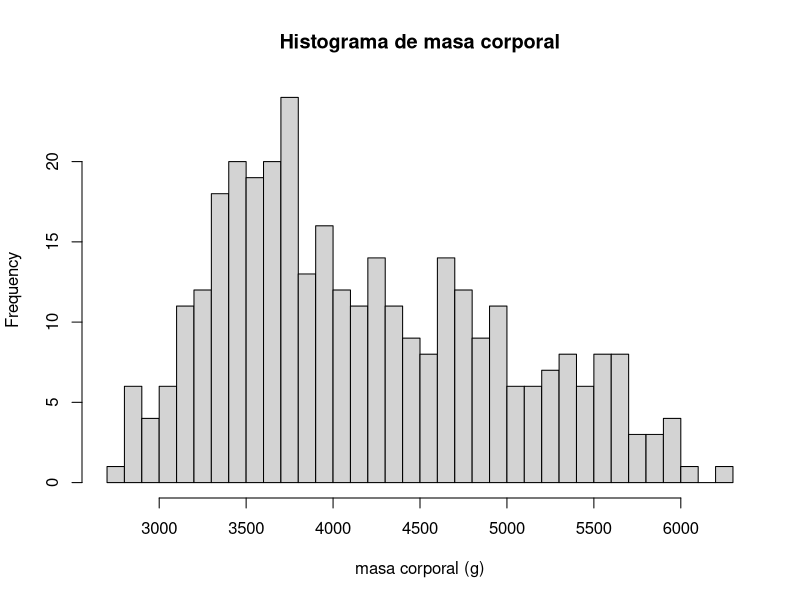
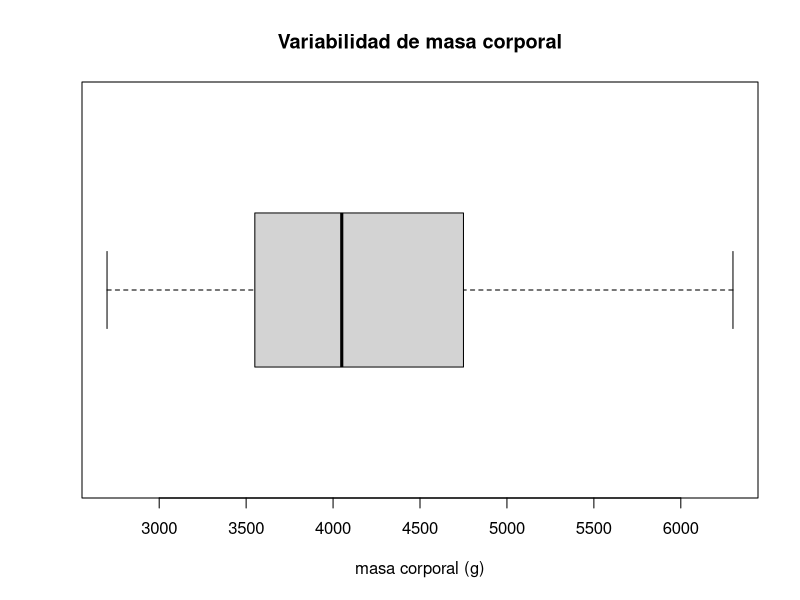
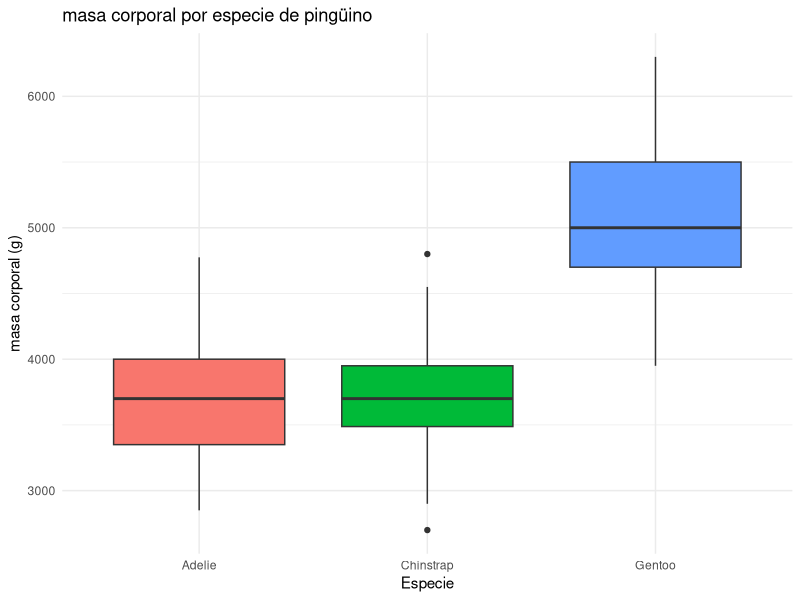
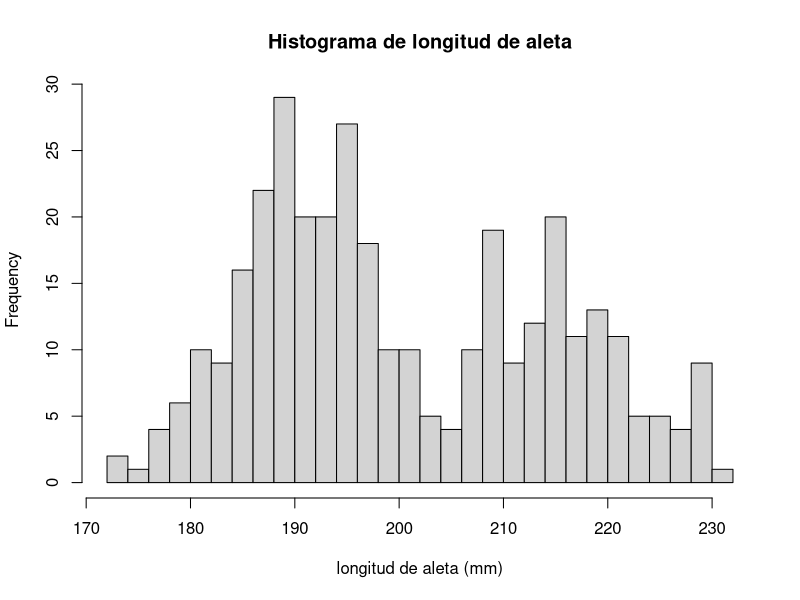
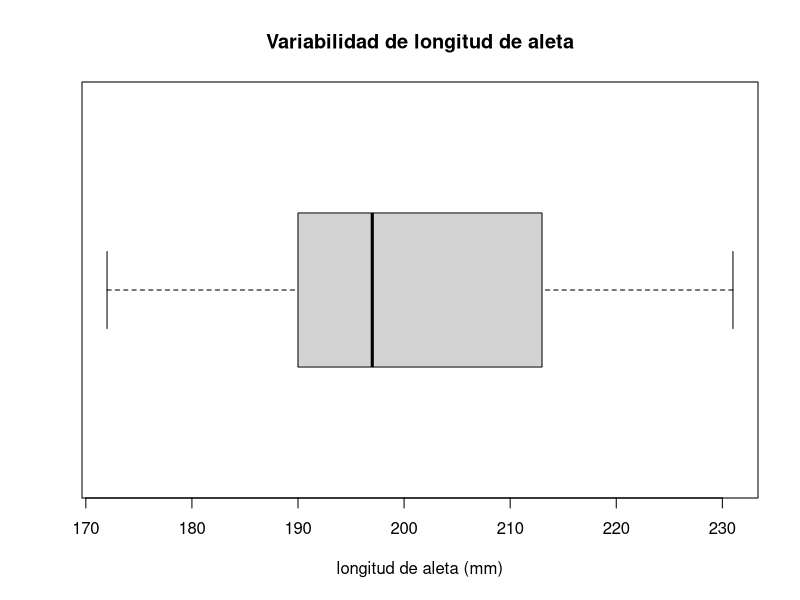
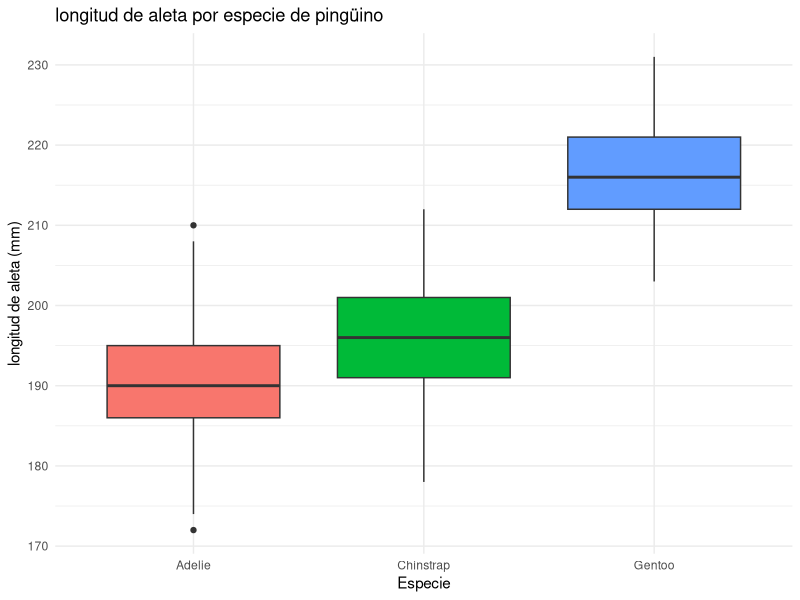
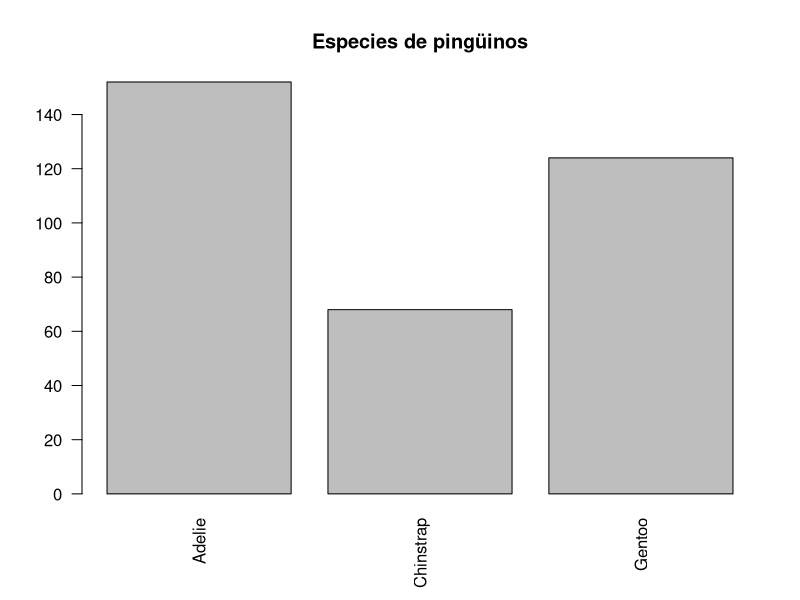
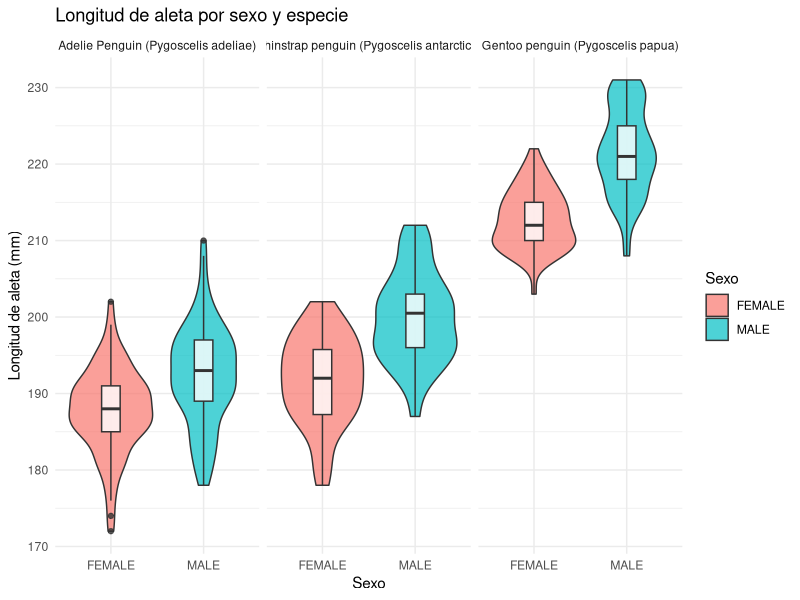

These charts were generated, in order, by the following R code:
# ============================================================
# PROYECTO DE ESTADÍSTICA - PENGUINS LTER
# Script refactorizado - final v1
# ============================================================

# ============================================================
# 0. PAQUETES
# ============================================================

#si no están isntaladas ejecuta esto
librerias <- c("readr", "readxl", "ggplot2", "tidyr", "dplyr", "lmtest", "gridExtra")
for (lib in librerias) {
  if (!require(lib, character.only = TRUE)) {
    install.packages(lib)
    library(lib, character.only = TRUE)
  }
}

# ============================================================
# 1. CARGA Y DEPURACIÓN BÁSICA
# ============================================================

raw_data <- read_excel("6_penguins_lter.xlsx", col_names = FALSE)

penguins <- read.csv(
  text = paste(raw_data[[1]], collapse = "\n"),
  stringsAsFactors = FALSE
) %>%
  mutate(
    Sex = trimws(Sex),
    Sex = na_if(Sex, ""),
    Sex = na_if(Sex, ".")
  )

# Frecuencia de la variable Sex después de la depuración
penguins %>%
  count(Sex, name = "n") %>%
  print()


# ============================================================
# 2. EXPLORACIÓN GENERAL Y CALIDAD DE DATOS
# ============================================================

cat("\n===== ESTRUCTURA DEL DATASET =====\n")
glimpse(penguins)

cat("\n===== DIMENSIONES =====\n")
print(dim(penguins))

cat("\n===== NOMBRES DE VARIABLES =====\n")
print(names(penguins))

cat("\n===== PRIMEROS 10 REGISTROS =====\n")
print(head(penguins, 10))

cat("\n===== VALORES FALTANTES POR VARIABLE =====\n")
print(colSums(is.na(penguins)))

cat("\n===== FILAS DUPLICADAS =====\n")
cat("Número de filas duplicadas:", sum(duplicated(penguins)), "\n")

cat("\n===== RESUMEN ESTADÍSTICO =====\n")
print(summary(penguins))

cat("\nRegistros faltantes en Body Mass (g):",
    sum(is.na(penguins$Body.Mass..g.)), "\n")

cat("Registros faltantes en Flipper Length (mm):",
    sum(is.na(penguins$Flipper.Length..mm.)), "\n")


# ============================================================
# 3. FUNCIONES AUXILIARES
# ============================================================

# ------------------------------------------------------------
# 3.1. Gráficos descriptivos para una variable cuantitativa
# ------------------------------------------------------------

graficar_cuantitativa <- function(datos, variable, etiqueta, unidad) {
  valores <- datos[[variable]]
  
  hist(
    valores,
    breaks = 30,
    main = paste("Histograma de", etiqueta),
    xlab = paste0(etiqueta, " (", unidad, ")")
  )
  
  boxplot(
    valores,
    horizontal = TRUE,
    main = paste("Variabilidad de", etiqueta),
    xlab = paste0(etiqueta, " (", unidad, ")")
  )
  
  grafico_especie <- ggplot(
    datos,
    aes(x = Species, y = .data[[variable]], fill = Species)
  ) +
    geom_boxplot() +
    scale_x_discrete(labels = c("Adelie", "Chinstrap", "Gentoo")) +
    theme_minimal() +
    theme(legend.position = "none") +
    labs(
      title = paste(etiqueta, "por especie de pingüino"),
      x = "Especie",
      y = paste0(etiqueta, " (", unidad, ")")
    )
  
  print(grafico_especie)
}


# ------------------------------------------------------------
# 3.2. Pruebas de supuestos para un modelo lineal
# ------------------------------------------------------------

pruebas_supuestos <- function(modelo, nombre_modelo) {
  residuos <- residuals(modelo)
  
  cat("\n============================================================\n")
  cat("PRUEBAS DE SUPUESTOS:", nombre_modelo, "\n")
  cat("============================================================\n")
  
  # Normalidad
  prueba_shapiro <- shapiro.test(residuos)
  cat("\n1. SHAPIRO-WILK - Normalidad\n")
  print(prueba_shapiro)
  cat(
    "Conclusión:",
    if (prueba_shapiro$p.value >= 0.05) {
      "No se detecta una desviación significativa de la normalidad.\n"
    } else {
      "Se detecta evidencia de desviación de la normalidad.\n"
    }
  )
  
  # Homocedasticidad
  prueba_bp <- bptest(modelo)
  cat("\n2. BREUSCH-PAGAN - Homocedasticidad\n")
  print(prueba_bp)
  cat(
    "Conclusión:",
    if (prueba_bp$p.value >= 0.05) {
      "No se detecta evidencia de heterocedasticidad.\n"
    } else {
      "Se detecta evidencia de heterocedasticidad.\n"
    }
  )
  
  # Independencia
  prueba_dw <- dwtest(modelo)
  cat("\n3. DURBIN-WATSON - Independencia\n")
  print(prueba_dw)
  cat(
    "Conclusión:",
    if (prueba_dw$p.value >= 0.05) {
      "No se detecta evidencia significativa de autocorrelación.\n"
    } else {
      "Se detecta posible autocorrelación.\n"
    }
  )
  
  invisible(
    list(
      shapiro = prueba_shapiro,
      breusch_pagan = prueba_bp,
      durbin_watson = prueba_dw
    )
  )
}


# ------------------------------------------------------------
# 3.3. Gráficos comunes de diagnóstico residual
# ------------------------------------------------------------

graficar_residuos <- function(modelo, nombre_modelo, studentizados = FALSE) {
  residuos <- if (studentizados) rstudent(modelo) else residuals(modelo)
  ajustados <- fitted(modelo)
  tipo_residuo <- if (studentizados) "studentizados" else "ordinarios"
  
  datos_diagnostico <- data.frame(
    ajustados = ajustados,
    residuos = residuos
  )
  
  grafico_residuos <- ggplot(
    datos_diagnostico,
    aes(x = ajustados, y = residuos)
  ) +
    geom_point(alpha = 0.6) +
    geom_hline(yintercept = 0, linetype = "dashed") +
    geom_smooth(se = FALSE, method = "loess") +
    theme_minimal() +
    labs(
      title = paste("Residuos", tipo_residuo, "vs ajustados -", nombre_modelo),
      x = "Valores ajustados",
      y = "Residuos"
    )
  
  grafico_qq <- ggplot(
    datos_diagnostico,
    aes(sample = residuos)
  ) +
    stat_qq(alpha = 0.6) +
    stat_qq_line() +
    theme_minimal() +
    labs(
      title = paste("Q-Q Plot -", nombre_modelo),
      x = "Cuantiles teóricos",
      y = "Cuantiles muestrales"
    )
  
  grid.arrange(grafico_residuos, grafico_qq, ncol = 2)
}


# ============================================================
# 4. ANÁLISIS DESCRIPTIVO
# ============================================================

# Variable respuesta: Body Mass (g)
graficar_cuantitativa(
  datos = penguins,
  variable = "Body.Mass..g.",
  etiqueta = "masa corporal",
  unidad = "g"
)

# Variable explicativa: Flipper Length (mm)
graficar_cuantitativa(
  datos = penguins,
  variable = "Flipper.Length..mm.",
  etiqueta = "longitud de aleta",
  unidad = "mm"
)

# Variable categórica: Species
barplot(
  table(penguins$Species),
  main = "Especies de pingüinos",
  names.arg = c("Adelie", "Chinstrap", "Gentoo"),
  las = 2
)

# Distribución de longitud de aleta por sexo y especie.
# Este subconjunto solo se usa para este gráfico, porque aquí sí interviene Sex.
penguins %>%
  filter(!is.na(Sex), !is.na(Flipper.Length..mm.)) %>%
  ggplot(aes(x = Sex, y = Flipper.Length..mm., fill = Sex)) +
  geom_violin(alpha = 0.7) +
  geom_boxplot(width = 0.2, fill = "white", alpha = 0.8) +
  facet_wrap(~ Species) +
  theme_minimal() +
  labs(
    title = "Longitud de aleta por sexo y especie",
    x = "Sexo",
    y = "Longitud de aleta (mm)",
    fill = "Sexo"
  )

# ---------------------------------------------------------------------
# coeficiente de correlación de pearson para flipper length y body mass
# ---------------------------------------------------------------------
pearson_coefficient <- cor.test(penguins$Flipper.Length..mm., penguins$Body.Mass..g., method = "pearson")
print(pearson_coefficient)

#coeficiente bastante alto, útil para las pruebas posteriores 

# ============================================================
# 5. DATOS UTILIZADOS EN LOS MODELOS
# ============================================================

# Se crea una versión analítica sin modificar el dataset original.
# Solo se excluyen observaciones con NA en variables usadas por los modelos.
datos_modelo <- penguins %>%
  select(Body.Mass..g., Flipper.Length..mm., Species) %>%
  drop_na() %>%
  mutate(Species = factor(Species))

cat("\nObservaciones completas para los modelos:", nrow(datos_modelo), "\n")


# ============================================================
# 6. REGRESIÓN LINEAL SIMPLE - MODELO PRINCIPAL
# ============================================================

modelo_rls <- lm(
  Body.Mass..g. ~ Flipper.Length..mm.,
  data = datos_modelo
)

cat("\n===== RESUMEN DEL MODELO RLS =====\n")
print(summary(modelo_rls))

# ------------------------------------------------------------
# 6.1. Linealidad: X vs Y
# ------------------------------------------------------------

plot(
  datos_modelo$Flipper.Length..mm.,
  datos_modelo$Body.Mass..g.,
  main = "Linealidad: longitud de aleta vs masa corporal",
  xlab = "Longitud de aleta (mm)",
  ylab = "Masa corporal (g)",
  pch = 19
)
abline(modelo_rls, lwd = 2)


# ------------------------------------------------------------
# 6.2. Media de residuos
# ------------------------------------------------------------

# En una regresión con intercepto, la media residual es aproximadamente
# cero por construcción. Se muestra como comprobación descriptiva.
cat("\nMedia de los residuos del modelo RLS:",
    mean(residuals(modelo_rls)), "\n")

plot(
  residuals(modelo_rls),
  main = "Residuos del modelo RLS",
  xlab = "Índice",
  ylab = "Residuos",
  pch = 19
)
abline(h = 0, lty = 2, lwd = 2)
#residuos aproximadamente dispersos, la mayoría están cerca del cero
#se observa que ciertos residuos están en los extremos, por lo que podrían ser
#residuos atípicos


# ------------------------------------------------------------
# 6.3. Pruebas y gráficos de diagnóstico
# ------------------------------------------------------------

pruebas_supuestos(modelo_rls, "RLS")
graficar_residuos(modelo_rls, "RLS")

# ------------------------------------------------------------
# 6.3.1 gráfias residuales
# ------------------------------------------------------------

# Residuos studentizados: útiles para identificar observaciones inusuales.
graficar_residuos(modelo_rls, "RLS", studentizados = TRUE)
#observación inusual en coordenada aprox. (3.400, 3.3)
#observación inusual en coordenada aprox, (3.750, -2.8)

# Gráficos estándar de R para normalidad y homocedasticidad
plot(modelo_rls, which = 2)
plot(modelo_rls, which = 3)

# Residuos en orden de observación
plot(
  residuals(modelo_rls),
  type = "l",
  main = "Residuos secuenciales - RLS",
  xlab = "Observación",
  ylab = "Residuos"
)
abline(h = 0, lty = 2, lwd = 2)

# Histograma de residuos
hist(
  residuals(modelo_rls),
  breaks = 25,
  freq = FALSE,
  main = "Histograma de residuos - RLS",
  xlab = "Residuos",
  ylab = "Densidad"
)


# ============================================================
# 7. REVISIÓN DEL PATRÓN RESIDUAL POR ESPECIE
# ============================================================

plot(
  fitted(modelo_rls),
  residuals(modelo_rls),
  col = as.integer(datos_modelo$Species),
  main = "Residuos del modelo RLS por especie",
  xlab = "Valores ajustados",
  ylab = "Residuos",
  pch = 16,
  cex = 1.1
)
abline(h = 0, lty = 2, lwd = 2)

legend(
  "topright",
  legend = levels(datos_modelo$Species),
  col = seq_along(levels(datos_modelo$Species)),
  pch = 16,
  cex = 0.8,
  title = "Species"
)

# Si se observa una estructura residual distinta por especie, puede investigarse
# como explicación del patrón. Esto no convierte automáticamente a ANCOVA en el
# modelo principal del proyecto, cuyo enfoque sigue siendo la RLS.
# existe una curvatura residual, por lo que construir un modelo que incluya Species podría servir.

#los residuos por especie están bastante agrupados
#lo que podría explicar la curvatura en la gráfica de los residuos
#y el hecho de que a pesar de que esta relación X-Y tenga un coeficiente de 
#correlación bastante alto (.871), sus residuos estén distribuidos de esta forma

#comentario del profesor:
#la causa podría ser una variable latente, pero eso no se estudia en el curso, por lo que podemos trabajar
#con este modelo así como está

# ============================================================
# 8. ANÁLISIS DESCRIPTIVO RESTANTE
# ============================================================

# ------------------------------------------------------------
# 8.1. Resumen descriptivo de Body Mass
# ------------------------------------------------------------

datos_modelo %>%
  summarise(
    n = n(),
    media = mean(Body.Mass..g.),
    mediana = median(Body.Mass..g.),
    sd = sd(Body.Mass..g.),
    cv = sd(Body.Mass..g.) / mean(Body.Mass..g.) * 100,
    q1 = quantile(Body.Mass..g., 0.25),
    q3 = quantile(Body.Mass..g., 0.75),
    minimo = min(Body.Mass..g.),
    maximo = max(Body.Mass..g.)
  )

# ------------------------------------------------------------
# 8.2. Resumen descriptivo de Flipper Length
# ------------------------------------------------------------

datos_modelo %>%
  summarise(
    n = n(),
    media = mean(Flipper.Length..mm.),
    mediana = median(Flipper.Length..mm.),
    sd = sd(Flipper.Length..mm.),
    cv = sd(Flipper.Length..mm.) / mean(Flipper.Length..mm.) * 100,
    q1 = quantile(Flipper.Length..mm., 0.25),
    q3 = quantile(Flipper.Length..mm., 0.75),
    minimo = min(Flipper.Length..mm.),
    maximo = max(Flipper.Length..mm.)
  )

# ------------------------------------------------------------
# 8.3. Medidas descriptivas por especie - Body Mass
# ------------------------------------------------------------

datos_modelo %>%
  group_by(Species) %>%
  summarise(
    n = n(),
    media = mean(Body.Mass..g.),
    sd = sd(Body.Mass..g.),
    mediana = median(Body.Mass..g.)
  )

# ------------------------------------------------------------
# 8.4. Medidas descriptivas por especie - Flipper Length
# ------------------------------------------------------------

datos_modelo %>%
  group_by(Species) %>%
  summarise(
    n = n(),
    media = mean(Flipper.Length..mm.),
    sd = sd(Flipper.Length..mm.),
    mediana = median(Flipper.Length..mm.)
  )


# ============================================================
# 9. AJUSTE E INTERPRETACIÓN DEL MODELO
# ============================================================

# ------------------------------------------------------------
# 9.1. Ecuación estimada y coeficientes
# ------------------------------------------------------------
# TODO:
# - Mostrar beta_0 estimado.
# - Mostrar beta_1 estimado.
# - Escribir la ecuación estimada de la RLS.
# - Interpretar intercepto y pendiente en contexto.

coef(modelo_rls)
summary(modelo_rls)

# ------------------------------------------------------------
# 9.2. Intervalos de confianza de los coeficientes
# ------------------------------------------------------------
# TODO:
# - Calcular IC para beta_0.
# - Calcular IC para beta_1.
# - Interpretarlos en contexto.

# ------------------------------------------------------------
# 9.3. Medidas de ajuste
# ------------------------------------------------------------
# TODO:
# - Reportar coeficiente de correlación lineal.
# - Reportar R^2.
# - Reportar R^2 ajustado si se considera pertinente.
# - Reportar error estándar residual.

# ------------------------------------------------------------
# 9.4. Significancia global de la regresión
# ------------------------------------------------------------
# TODO:
# - Generar tabla ANOVA de la regresión.
# - Formular H0 y H1 para la significancia global.
# - Reportar estadístico F y valor-p.
# - Interpretar la decisión en contexto.


# ============================================================
# 10. ESTIMACIÓN Y PREDICCIÓN
# ============================================================

# ------------------------------------------------------------
# 10.1. Valores ajustados
# ------------------------------------------------------------
# TODO:
# - Obtener los valores ajustados del modelo.
# - Presentar solo una cantidad razonable en el reporte/presentación.

# ------------------------------------------------------------
# 10.2. Selección de valores de Flipper Length
# ------------------------------------------------------------
# TODO:
# - Seleccionar uno o más valores pertinentes de longitud de aleta.
# - Preferir valores dentro del rango observado.
# - Justificar la selección.

# ------------------------------------------------------------
# 10.3. Estimación de la respuesta media
# ------------------------------------------------------------
# TODO:
# - Estimar la masa corporal media para los valores seleccionados de X.
# - Construir intervalos de confianza.
# - Interpretar los resultados.

# ------------------------------------------------------------
# 10.4. Predicción de una respuesta individual
# ------------------------------------------------------------
# TODO:
# - Predecir la masa corporal de un pingüino individual.
# - Construir intervalos de predicción.
# - Comparar su amplitud con los IC de la respuesta media.

# ------------------------------------------------------------
# 10.5. Representación gráfica
# ------------------------------------------------------------
# TODO:
# - Considerar observaciones, recta de regresión y bandas de intervalo.


# ============================================================
# 11. DIAGNÓSTICO DEL MODELO - para el reporte y el código fuente
# ============================================================
# Nota: gran parte ya está desarrollada en las secciones 6 y 7.
# Aquí se consolidarán los resultados para el reporte final.

# ------------------------------------------------------------
# 11.1. Linealidad
# ------------------------------------------------------------
# TODO: sintetizar la evidencia gráfica.

# ------------------------------------------------------------
# 11.2. Independencia de los errores
# ------------------------------------------------------------
# TODO: recuperar e interpretar Durbin-Watson y residuos secuenciales.

# ------------------------------------------------------------
# 11.3. Homocedasticidad
# ------------------------------------------------------------
# TODO: recuperar e interpretar Breusch-Pagan y gráficos residuales.

# ------------------------------------------------------------
# 11.4. Normalidad aproximada
# ------------------------------------------------------------
# TODO: recuperar e interpretar Shapiro-Wilk, Q-Q plot e histograma.

# ------------------------------------------------------------
# 11.5. Residuos atípicos
# ------------------------------------------------------------
# TODO: identificar posibles residuos studentizados atípicos.

# ------------------------------------------------------------
# 11.6. Alto apalancamiento
# ------------------------------------------------------------
# TODO:
# - Definir criterio de referencia.
# - Identificar observaciones relevantes.

# ------------------------------------------------------------
# 11.7. Observaciones influyentes
# ------------------------------------------------------------
# TODO:
# - Identificar observaciones potencialmente influyentes.
# - Analizar su efecto sin eliminarlas automáticamente.

# ------------------------------------------------------------
# 11.8. Patrón residual por especie
# ------------------------------------------------------------
# TODO:
# - Sintetizar lo observado en la sección 7.
# - Tratar Species como posible explicación de una limitación del RLS.


# ============================================================
# 12. MODELO FINAL
# ============================================================
# TODO:
# - Presentar la ecuación estimada final.
# - Sintetizar la interpretación de los coeficientes.
# - Describir dirección e intensidad de la relación.
# - Resumir R^2 y capacidad explicativa.
# - Resumir estimaciones y predicciones.
# - Sintetizar el cumplimiento razonable de supuestos.
# - Mencionar observaciones atípicas, leverage e influencia.
# - Señalar limitaciones y utilidad contextual del modelo.


# ============================================================
# 13. PRUEBA DE HIPÓTESIS PARA UNA MEDIA
# ============================================================
# TODO:
# Pregunta de interés:
# Variable:
# Población:
# Parámetro:
# Valor de referencia documentado:
# H0:
# H1:
# Nivel de significancia:
# Condiciones / supuestos:
# Estadístico de prueba:
# Valor-p:
# Intervalo de confianza:
# Decisión:
# Conclusión contextual:


# ============================================================
# 14. PRUEBA DE HIPÓTESIS PARA DIFERENCIA DE MEDIAS
# ============================================================
# TODO:
# Pregunta de interés:
# Variable cuantitativa:
# Variable categórica de agrupación:
# Grupo 1:
# Grupo 2:
# Criterio de selección de grupos:
# Parámetro:
# H0:
# H1:
# Nivel de significancia:
# Condiciones / supuestos:
# Tipo de prueba:
# Estadístico de prueba:
# Valor-p:
# Intervalo de confianza:
# Decisión:
# Conclusión contextual:


# ============================================================
# 15. PRUEBA DE BONDAD DE AJUSTE
# ============================================================
# TODO:
# Pregunta de interés:
# Variable cuantitativa:
# Distribución teórica propuesta:
# Justificación de la distribución:
# Parámetros de la distribución:
# H0:
# H1:
# Nivel de significancia:
# Condiciones / supuestos:
# Estadístico de prueba:
# Valor-p:
# Decisión:
# Conclusión contextual:


# ============================================================
# 16. MODELOS ALTERNATIVOS / EXPLORATORIOS
# ============================================================
# Estos modelos NO sustituyen a la RLS principal.
# Se conservan solo como exploración del posible efecto de Species.

# ------------------------------------------------------------
# 16.1. ANCOVA sin interacción
# ------------------------------------------------------------

modelo_ancova <- lm(
  Body.Mass..g. ~ Flipper.Length..mm. + Species,
  data = datos_modelo
)

cat("\n===== ANCOVA SIN INTERACCIÓN =====\n")
print(summary(modelo_ancova))
pruebas_supuestos(modelo_ancova, "ANCOVA sin interacción")
graficar_residuos(modelo_ancova, "ANCOVA sin interacción")
graficar_residuos(modelo_ancova, "ANCOVA sin interacción", studentizados = TRUE)

# ------------------------------------------------------------
# 16.2. ANCOVA con interacción
# ------------------------------------------------------------

modelo_ancova_interaccion <- lm(
  Body.Mass..g. ~ Flipper.Length..mm. * Species,
  data = datos_modelo
)

cat("\n===== ANCOVA CON INTERACCIÓN =====\n")
print(summary(modelo_ancova_interaccion))
pruebas_supuestos(modelo_ancova_interaccion, "ANCOVA con interacción")
graficar_residuos(modelo_ancova_interaccion, "ANCOVA con interacción")

# ------------------------------------------------------------
# 16.3. ANCOVA con interacción y transformación logarítmica
# ------------------------------------------------------------

modelo_ancova_log <- lm(
  log(Body.Mass..g.) ~ Flipper.Length..mm. * Species,
  data = datos_modelo
)

cat("\n===== ANCOVA CON INTERACCIÓN - LOG(Y) =====\n")
print(summary(modelo_ancova_log))
pruebas_supuestos(modelo_ancova_log, "ANCOVA con interacción - log(Y)")
graficar_residuos(modelo_ancova_log, "ANCOVA con interacción - log(Y)")


# ============================================================
# 17. NOTAS PARA EL REPORTE
# ============================================================
# - Variable respuesta (Y): Body.Mass..g.
# - Variable explicativa (X): Flipper.Length..mm.
# - Variable categórica de agrupación: Species.
# - La RLS es el modelo principal del proyecto.
# - Los ANCOVA son análisis exploratorios complementarios.
# - No eliminar observaciones solo para mejorar los supuestos.
# - Justificar toda exclusión, recodificación o transformación.
# - Las pruebas complementarias deben incluir pregunta, variables/poblaciones,
#   parámetro, H0, H1, alfa, condiciones, estadístico, valor-p, decisión y
#   conclusión contextual.
